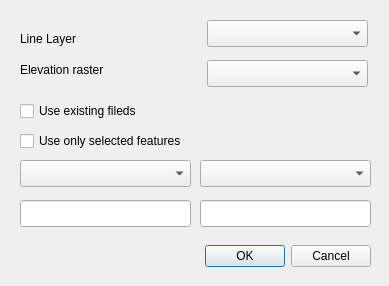
<?xml version="1.0" encoding="UTF-8"?>
<ui version="4.0">
 <class>WalkingTime</class>
 <widget class="QDialog" name="WalkingTime">
  <property name="geometry">
   <rect>
    <x>0</x>
    <y>0</y>
    <width>389</width>
    <height>286</height>
   </rect>
  </property>
  <property name="windowTitle">
   <string>WalkingTime</string>
  </property>
  <widget class="QDialogButtonBox" name="buttonBox">
   <property name="geometry">
    <rect>
     <x>30</x>
     <y>240</y>
     <width>341</width>
     <height>32</height>
    </rect>
   </property>
   <property name="orientation">
    <enum>Qt::Horizontal</enum>
   </property>
   <property name="standardButtons">
    <set>QDialogButtonBox::Cancel|QDialogButtonBox::Ok</set>
   </property>
  </widget>
  <widget class="QComboBox" name="comboBox">
   <property name="geometry">
    <rect>
     <x>207</x>
     <y>20</y>
     <width>161</width>
     <height>27</height>
    </rect>
   </property>
  </widget>
  <widget class="QComboBox" name="comboBox_2">
   <property name="geometry">
    <rect>
     <x>207</x>
     <y>60</y>
     <width>161</width>
     <height>27</height>
    </rect>
   </property>
  </widget>
  <widget class="QLabel" name="label">
   <property name="geometry">
    <rect>
     <x>20</x>
     <y>30</y>
     <width>66</width>
     <height>17</height>
    </rect>
   </property>
   <property name="text">
    <string>Line Layer</string>
   </property>
  </widget>
  <widget class="QLabel" name="label_2">
   <property name="geometry">
    <rect>
     <x>20</x>
     <y>60</y>
     <width>111</width>
     <height>20</height>
    </rect>
   </property>
   <property name="text">
    <string>Elevation raster</string>
   </property>
  </widget>
  <widget class="QCheckBox" name="checkBox">
   <property name="geometry">
    <rect>
     <x>20</x>
     <y>100</y>
     <width>151</width>
     <height>22</height>
    </rect>
   </property>
   <property name="text">
    <string>Use existing fileds</string>
   </property>
  </widget>
  <widget class="QComboBox" name="comboBox_3">
   <property name="geometry">
    <rect>
     <x>20</x>
     <y>160</y>
     <width>171</width>
     <height>27</height>
    </rect>
   </property>
  </widget>
  <widget class="QComboBox" name="comboBox_4">
   <property name="geometry">
    <rect>
     <x>200</x>
     <y>160</y>
     <width>171</width>
     <height>27</height>
    </rect>
   </property>
  </widget>
  <widget class="QLineEdit" name="lineEdit">
   <property name="geometry">
    <rect>
     <x>20</x>
     <y>200</y>
     <width>171</width>
     <height>27</height>
    </rect>
   </property>
  </widget>
  <widget class="QLineEdit" name="lineEdit_2">
   <property name="geometry">
    <rect>
     <x>200</x>
     <y>200</y>
     <width>171</width>
     <height>27</height>
    </rect>
   </property>
  </widget>
  <widget class="QCheckBox" name="checkBox_2">
   <property name="geometry">
    <rect>
     <x>20</x>
     <y>130</y>
     <width>291</width>
     <height>22</height>
    </rect>
   </property>
   <property name="text">
    <string>Use only selected features</string>
   </property>
  </widget>
 </widget>
 <resources/>
 <connections>
  <connection>
   <sender>buttonBox</sender>
   <signal>accepted()</signal>
   <receiver>WalkingTime</receiver>
   <slot>accept()</slot>
   <hints>
    <hint type="sourcelabel">
     <x>248</x>
     <y>254</y>
    </hint>
    <hint type="destinationlabel">
     <x>157</x>
     <y>274</y>
    </hint>
   </hints>
  </connection>
  <connection>
   <sender>buttonBox</sender>
   <signal>rejected()</signal>
   <receiver>WalkingTime</receiver>
   <slot>reject()</slot>
   <hints>
    <hint type="sourcelabel">
     <x>316</x>
     <y>260</y>
    </hint>
    <hint type="destinationlabel">
     <x>286</x>
     <y>274</y>
    </hint>
   </hints>
  </connection>
 </connections>
</ui>
